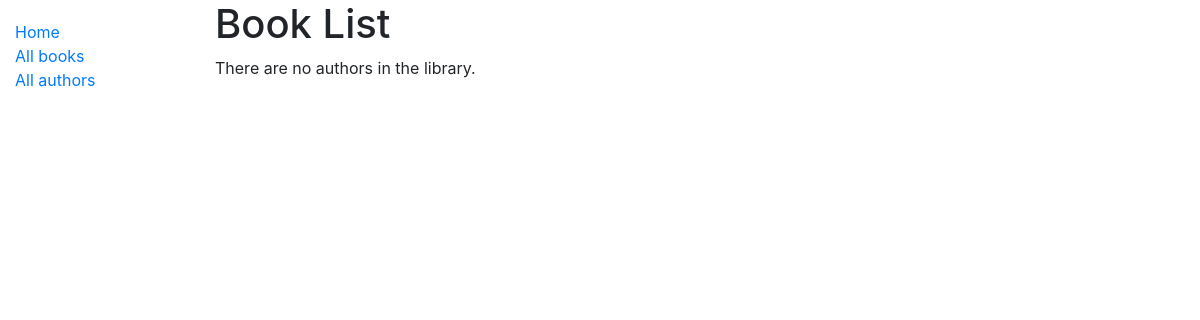
Page /catalog/authors/ on the earlier database version.
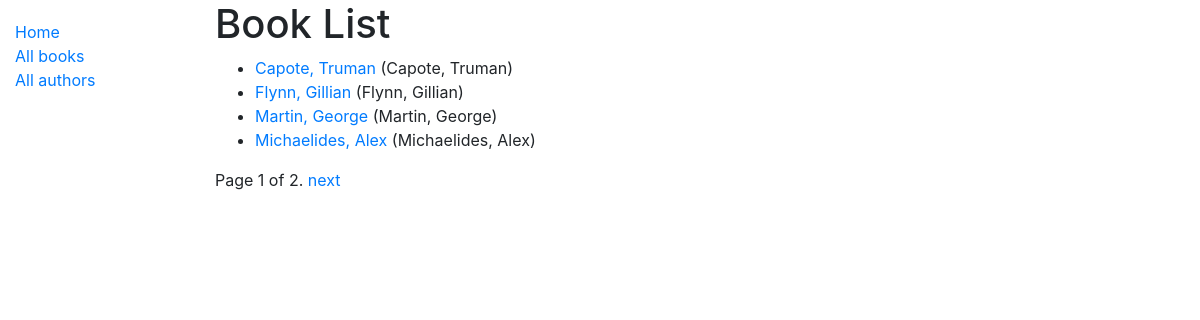
Same page on the later database version.
### catalog/models.py (models this page shows)
class Author (models.Model):
    first_name = models.CharField(max_length=100)
    last_name = models.CharField(max_length=100)
    date_of_birth = models.DateField(null=True, blank=True)
    date_of_death = models.DateField('Died', null = True, blank = True)
    class Meta:
        ordering = ['last_name', 'first_name']
    def get_absolute_url (self):
        return reverse('author-detail', args=[str(self.id)])
    def __str__ (self):
        return f'{self.last_name}, {self.first_name}'

### catalog/views.py (the view)
# urls.py: path('authors/', views.AuthorListView.as_view(), name = 'authors'),
class AuthorListView(generic.ListView):
    model = Author
    paginate_by = 4

### catalog/templates/catalog/author_list.html
{% extends "base_generic.html" %}
{% block content %}
  <h1>Book List</h1>
  {% if author_list %}
  <ul>
    {% for author in author_list %}
      <li>
        <a href="{{ author.get_absolute_url }}">{{ author }}</a> ({{author}})
      </li>
    {% endfor %}
  </ul>
  {% else %}
    <p>There are no authors in the library.</p>
  {% endif %}
{% endblock %}

Differences in the rows shown:
added Author: last_name+first_name "Capote, Truman"
added Author: last_name+first_name "Flynn, Gillian"
added Author: last_name+first_name "Martin, George"
added Author: last_name+first_name "Michaelides, Alex"
Other differences:
{{ page_obj.number }}: (not shown) → "1"
{{ page_obj.paginator.num_pages }}: (not shown) → "2"
text no longer shown: "There are no authors in the library."
text now shown: "Page of . next"
